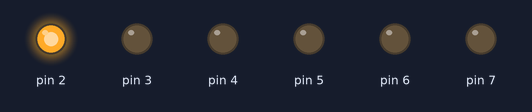
Bench run of a sketch on a simulated Arduino Uno, built with avr-gcc and run on an emulated ATmega328P. On the bench: output pins drawn as LEDs (lit = HIGH). What the sketch prints to the serial monitor is not drawn.

Above: at 0.24 s.
At 9.65 s:
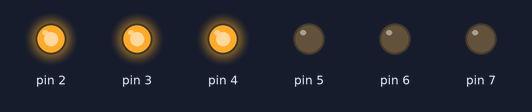
At 10.4 s:
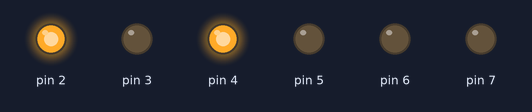
At 17.2 s:
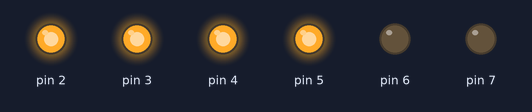
At 26.19 s:
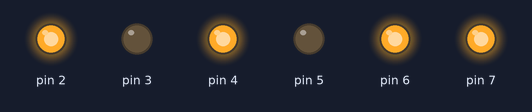
At 35.9 s:
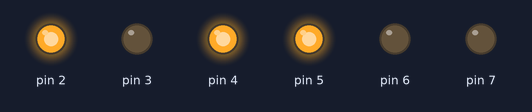
Timing chart, 0 to 40.0 s (numbered marks = the images above):
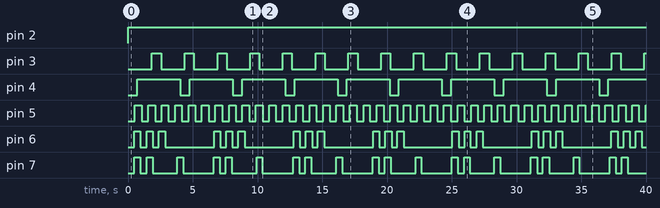

Measured:
- by itself, pin 2: LOW → HIGH at 0.00 s
- by itself, pin 3: alternates HIGH for 0.72 s and LOW for 1.8 s
- by itself, pin 4: alternates HIGH for 3.3 s and LOW for 0.72 s
- by itself, pin 5: alternates HIGH for 0.52 s and LOW for 0.52 s
- by itself, pin 6: repeats every 6.2 s: 2 × (LOW 0.47 s, HIGH 0.47 s), LOW 3.8 s, HIGH 0.47 s
- by itself, pin 7: repeats every 6.1 s: LOW 0.47 s, HIGH 0.47 s, LOW 1.9 s, HIGH 0.45 s, LOW 2.4 s, HIGH 0.45 s

The sketch:

buoys.ino
```cpp
int stdFlashTime = 700;               // standard flash high time
int groupFlashTime = 450;             // group flash high time

// buoy class declaration
class Buoy {
  public:
    // all buoy attributes
    int outputPin;                    // output pin
    int state = 0;                        // current state of pin
    int period;                       // time of total flash cycle
    int highInterval = stdFlashTime;  // how long led is on for
    int lowInterval;                  // how long led is off for
    int previousMillis;               // time since last state change

    // group flash attributes
    boolean isGroup;                  // is a group flash?
    int group1;                       // number of flashes in group 1
    int group2;                       // number of flashes in group 2
    int periodRemainTime;             // time remaining in period, after flashes
    int numFlash_1 = 0;               // number of times group 1 has flashed
    int numFlash_2 = 0;               // number of times group 2 has flashed

    // constructor
    Buoy(int pin, int buoyType, int _period, int _group1=0, int _group2=0) {
      outputPin = pin;
      period = _period;
      // set up intervals for each buoy type
      switch (buoyType){
        // fixed
        case 0:
          lowInterval = period;
          break;
        // flashing
        case 1:
          lowInterval = period - highInterval;
          break;
        // occulting
        case 2:
          lowInterval = stdFlashTime;
          highInterval = period - lowInterval;
          break;
        // quick flash or very quick flash or iso
        case 3:
          lowInterval = highInterval = period;
          break;
        // group flash
        case 4:
          isGroup = true;
          group1 = _group1;
          group2 = _group2;
          periodRemainTime = period - (2 * (group1+group2) * groupFlashTime);
          if (group2 != 0) {
            periodRemainTime += groupFlashTime;
          }
          break;
      }
    }

    void flash(int currentMillis) {
      // not group flash
      if (!isGroup) {
        Serial.println(outputPin);
        Serial.println(state);
        // always on
        if (lowInterval == 0) {
          digitalWrite(outputPin, HIGH);
        }
        // flashing
        else {
          // if led is currently off
          if (state == 0) {
            if (currentMillis - previousMillis >= lowInterval) {
              state = 1;
              digitalWrite(outputPin, HIGH);
              previousMillis = currentMillis;
            }
          }
          // if led is currently on
          else {
              if (currentMillis - previousMillis >= highInterval) {
                state = 0;
                digitalWrite(outputPin, LOW);
                previousMillis = currentMillis;
              }
          }
        }
      }
      // group flash
      else {
        // if led is currently off
        // composite flash group 1
        if (state == 0) {
          if (numFlash_1 < group1
              && currentMillis - previousMillis >= groupFlashTime) {
              digitalWrite(outputPin, HIGH);
              state = 1;
              numFlash_1++;
              previousMillis = currentMillis;
          }
          // composite flash group 2 (optional)
          else if (group2 > 0
                  && currentMillis - previousMillis >= periodRemainTime/2) {
            if (numFlash_2 < group2) {
              state = 1;
              digitalWrite(outputPin, HIGH);
              numFlash_2++;
              previousMillis = currentMillis;
            }
            else {
              numFlash_1 = 0;
              numFlash_2 = 0;
              previousMillis = currentMillis;
            }
          }
          // no group 2
          else if (currentMillis - previousMillis >= periodRemainTime) {
            numFlash_1 = 0;
            previousMillis = currentMillis;
          }
        }
        // if led is currently on
        else {
          if (currentMillis - previousMillis >= groupFlashTime) {
            state = 0;
            digitalWrite(outputPin, LOW);
            previousMillis = currentMillis;
          }
        }
      }
    }
};

// instantiate each buoy type

// buoyType   value
// F          0
// Fl         1
// Occ        2
// Q          3
// Fl(x)      4

// instanceName(pin, buoyType, period, group1=0, group2=0)
Buoy led0(2, 0, 0);           // F
Buoy led1(3, 1, 2500);        // Fl 2.5
Buoy led2(4, 2, 4000);        // Occ 4
Buoy led3(5, 3, 500);         // Q
Buoy led4(6, 4, 6000, 3);     // Fl(3) 6s
Buoy led5(7, 4, 6000, 2, 1);  // Fl(2+1) 6s

void setup() {
  // output pins for shift register
  for (int i = 2; i < 8; i++)
  {
    pinMode(i, OUTPUT);
  }

  // open serial port
  Serial.begin(9600);
  Serial.println("reset");
}

void loop() {

  // get time since we started
  int currentMillis = millis();

  // load register array with state for each buoy
  led0.flash(currentMillis);
  led1.flash(currentMillis);
  led2.flash(currentMillis);
  led3.flash(currentMillis);
  led4.flash(currentMillis);
  led5.flash(currentMillis);

}
```
